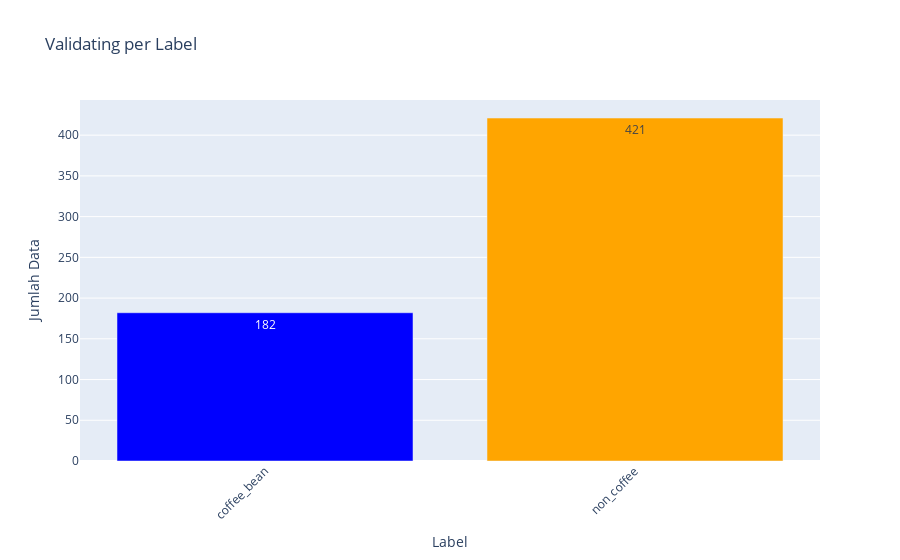

Notebook cell for this chart:
### Code cell
# Hitung jumlah data per label pada validating dataset
unique, counts = np.unique(y_val, return_counts=True)
print(f"Data Validating per Label:")
for i, (label, count) in enumerate(eye_detect_labels.items()):
    print(f"\t{label}\t: {counts[i]}")

print(f"Total Data Validating\t: {len(y_val)}")

# Visualisasi bar chart dengan plotly data validating dataset per label
# Define custom colors for each label
colors = ['blue', 'orange', 'purple', 'green', 'red'] 

fig = go.Figure(data=[go.Bar(
    x=list(eye_detect_labels.keys()),
    y=counts,
    marker_color=colors,  # Assign colors to bars
    text=counts,  # Add text labels
    textposition='auto'  
)])
fig.update_layout(
    title_text="Validating per Label",
    xaxis_title="Label",
    yaxis_title="Jumlah Data",
    xaxis_tickangle=-45,  # Rotate x-axis labels for better readability
)
fig.show()

### Figure 1 — Plotly figure (JSON) as saved in the notebook; plotly's stock layout.template omitted (floating-point values rounded to 4 significant figures)
{"data": [{"marker": {"color": ["blue", "orange", "purple", "green", "red"]}, "text": [182.0, 421.0], "textposition": "auto", "type": "bar", "x": ["coffee_bean", "non_coffee"], "y": [182, 421]}], "layout": {"title": {"text": "Validating per Label"}, "xaxis": {"tickangle": -45, "title": {"text": "Label"}}, "yaxis": {"title": {"text": "Jumlah Data"}}}}
